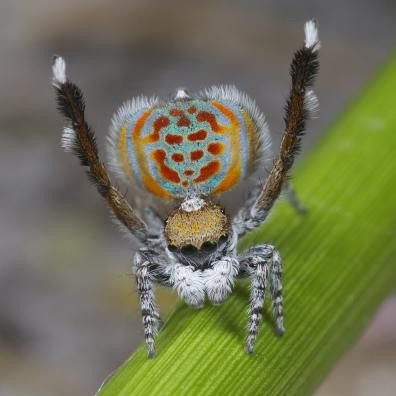
#> input picture Pictures/dancing_spider.jpeg, 396 x 396 px
$ python Canny.py
#> lines starting #> are read from the running program, lines starting #| are printed output that depends on the picture; after the words box and inside, x2 and y2 are one past the last pixel; in counts of white or black regions, pixels touching at a corner belong together
# -*- coding: utf-8 -*-
"""
Created on Sat Jun  5 02:55:45 2021

@author: 302b46
"""

import cv2
import matplotlib.pyplot as plt

# Loading Original Image
image = cv2.imread('../Pictures/dancing_spider.jpeg')
#> image is the input picture: shape (396, 396, 3); mean B, G, R 83.9, 115, 112.4

# Applying Canny
edges = cv2.Canny(image, 100, 200, 3, L2gradient=True)
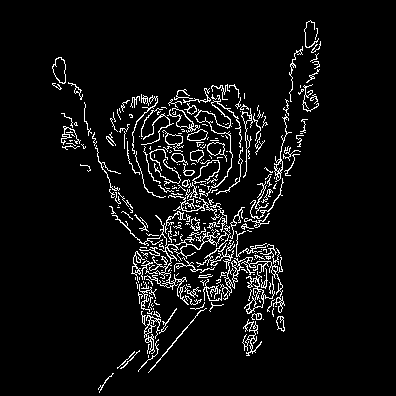
#> edges: shape (396, 396); 5.9% white in thin lines or dots, all inside (x1, y1, x2, y2) = (52, 20, 321, 393)

plt.figure()
plt.title('Canny')
plt.imsave('../Pictures/dancing_spider_canny.jpeg', edges, cmap='gray', format='jpeg')
plt.imshow(edges, cmap='gray')
plt.show()
